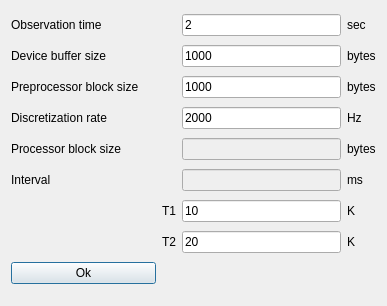
<?xml version="1.0" encoding="UTF-8"?>
<ui version="4.0">
 <class>ConfigurationWindow</class>
 <widget class="QDialog" name="ConfigurationWindow">
  <property name="geometry">
   <rect>
    <x>0</x>
    <y>0</y>
    <width>387</width>
    <height>306</height>
   </rect>
  </property>
  <property name="windowTitle">
   <string>Configuration</string>
  </property>
  <layout class="QGridLayout" name="gridLayout">
   <item row="0" column="0" colspan="2">
    <widget class="QLabel" name="label">
     <property name="text">
      <string>Observation time</string>
     </property>
    </widget>
   </item>
   <item row="0" column="2">
    <widget class="QLineEdit" name="observationTimeEdit">
     <property name="text">
      <string>2</string>
     </property>
    </widget>
   </item>
   <item row="0" column="3">
    <widget class="QLabel" name="label_9">
     <property name="text">
      <string>sec</string>
     </property>
    </widget>
   </item>
   <item row="1" column="0" colspan="2">
    <widget class="QLabel" name="label_7">
     <property name="text">
      <string>Device buffer size</string>
     </property>
    </widget>
   </item>
   <item row="1" column="2">
    <widget class="QLineEdit" name="deviceBufferSizeEdit">
     <property name="text">
      <string>1000</string>
     </property>
    </widget>
   </item>
   <item row="1" column="3">
    <widget class="QLabel" name="label_10">
     <property name="text">
      <string>bytes</string>
     </property>
    </widget>
   </item>
   <item row="2" column="0" colspan="2">
    <widget class="QLabel" name="label_16">
     <property name="text">
      <string>Preprocessor block size</string>
     </property>
    </widget>
   </item>
   <item row="2" column="2">
    <widget class="QLineEdit" name="preprocessorBlockSizeEdit">
     <property name="text">
      <string>1000</string>
     </property>
    </widget>
   </item>
   <item row="2" column="3">
    <widget class="QLabel" name="label_17">
     <property name="text">
      <string>bytes</string>
     </property>
    </widget>
   </item>
   <item row="3" column="0" colspan="2">
    <widget class="QLabel" name="label_2">
     <property name="text">
      <string>Discretization rate</string>
     </property>
    </widget>
   </item>
   <item row="3" column="2">
    <widget class="QLineEdit" name="discretizationRateEdit">
     <property name="text">
      <string>2000</string>
     </property>
    </widget>
   </item>
   <item row="3" column="3">
    <widget class="QLabel" name="label_11">
     <property name="text">
      <string>Hz</string>
     </property>
    </widget>
   </item>
   <item row="6" column="0">
    <spacer name="horizontalSpacer">
     <property name="orientation">
      <enum>Qt::Horizontal</enum>
     </property>
     <property name="sizeHint" stdset="0">
      <size>
       <width>149</width>
       <height>20</height>
      </size>
     </property>
    </spacer>
   </item>
   <item row="6" column="1">
    <widget class="QLabel" name="label_3">
     <property name="text">
      <string>T1</string>
     </property>
    </widget>
   </item>
   <item row="6" column="2">
    <widget class="QLineEdit" name="t1Edit">
     <property name="text">
      <string>10</string>
     </property>
    </widget>
   </item>
   <item row="6" column="3">
    <widget class="QLabel" name="label_12">
     <property name="text">
      <string>K</string>
     </property>
    </widget>
   </item>
   <item row="7" column="0">
    <spacer name="horizontalSpacer_2">
     <property name="orientation">
      <enum>Qt::Horizontal</enum>
     </property>
     <property name="sizeHint" stdset="0">
      <size>
       <width>149</width>
       <height>20</height>
      </size>
     </property>
    </spacer>
   </item>
   <item row="7" column="1">
    <widget class="QLabel" name="label_4">
     <property name="text">
      <string>T2</string>
     </property>
    </widget>
   </item>
   <item row="7" column="2">
    <widget class="QLineEdit" name="t2Edit">
     <property name="text">
      <string>20</string>
     </property>
    </widget>
   </item>
   <item row="7" column="3">
    <widget class="QLabel" name="label_13">
     <property name="text">
      <string>K</string>
     </property>
    </widget>
   </item>
   <item row="8" column="0">
    <widget class="QPushButton" name="okButton">
     <property name="text">
      <string>Ok</string>
     </property>
    </widget>
   </item>
   <item row="8" column="2" colspan="2">
    <spacer name="horizontalSpacer_3">
     <property name="orientation">
      <enum>Qt::Horizontal</enum>
     </property>
     <property name="sizeHint" stdset="0">
      <size>
       <width>198</width>
       <height>20</height>
      </size>
     </property>
    </spacer>
   </item>
   <item row="4" column="0">
    <widget class="QLabel" name="label_5">
     <property name="text">
      <string>Processor block size</string>
     </property>
    </widget>
   </item>
   <item row="4" column="2">
    <widget class="QLineEdit" name="processorBlockSizeEdit">
     <property name="enabled">
      <bool>false</bool>
     </property>
    </widget>
   </item>
   <item row="4" column="3">
    <widget class="QLabel" name="label_18">
     <property name="text">
      <string>bytes</string>
     </property>
    </widget>
   </item>
   <item row="5" column="2">
    <widget class="QLineEdit" name="intervalEdit">
     <property name="enabled">
      <bool>false</bool>
     </property>
    </widget>
   </item>
   <item row="5" column="0">
    <widget class="QLabel" name="label_6">
     <property name="text">
      <string>Interval</string>
     </property>
    </widget>
   </item>
   <item row="5" column="3">
    <widget class="QLabel" name="label_19">
     <property name="text">
      <string>ms</string>
     </property>
    </widget>
   </item>
  </layout>
 </widget>
 <resources/>
 <connections/>
</ui>
